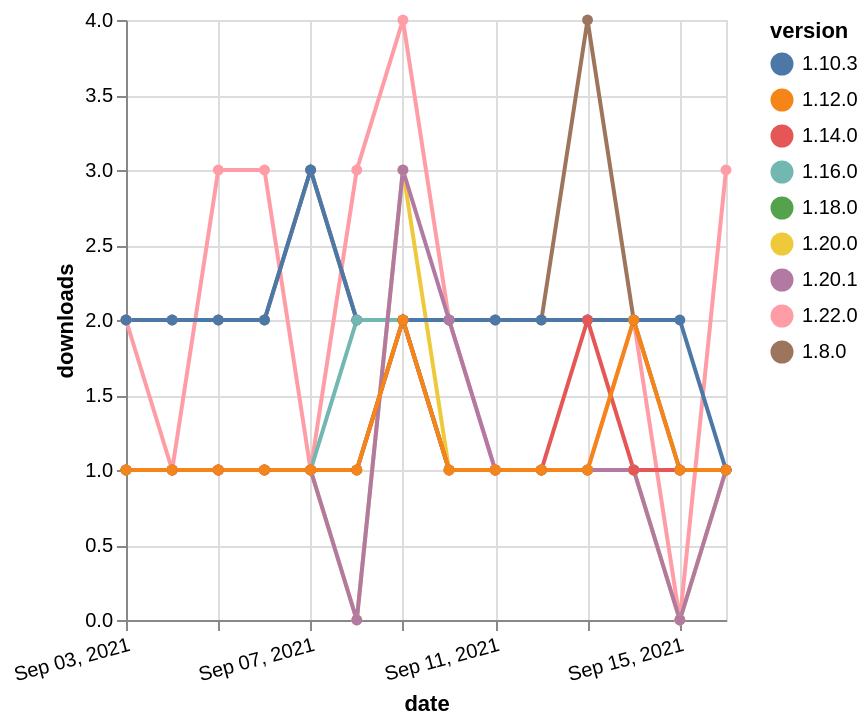

This figure's Vega-Lite source:
### Vega-Lite specification from a JSON file in a GitHub repository (floating-point values rounded to 4 significant figures)
{"$schema": "https://vega.github.io/schema/vega-lite/v5.json", "description": "A simple bar chart with embedded data.", "data": {"values": [{"date": "2021-09-03", "total": 175, "delta": 1, "version": "1.18.0"}, {"date": "2021-09-04", "total": 176, "delta": 1, "version": "1.18.0"}, {"date": "2021-09-05", "total": 177, "delta": 1, "version": "1.18.0"}, {"date": "2021-09-06", "total": 178, "delta": 1, "version": "1.18.0"}, {"date": "2021-09-07", "total": 179, "delta": 1, "version": "1.18.0"}, {"date": "2021-09-08", "total": 180, "delta": 1, "version": "1.18.0"}, {"date": "2021-09-09", "total": 182, "delta": 2, "version": "1.18.0"}, {"date": "2021-09-10", "total": 183, "delta": 1, "version": "1.18.0"}, {"date": "2021-09-11", "total": 184, "delta": 1, "version": "1.18.0"}, {"date": "2021-09-12", "total": 185, "delta": 1, "version": "1.18.0"}, {"date": "2021-09-13", "total": 186, "delta": 1, "version": "1.18.0"}, {"date": "2021-09-14", "total": 187, "delta": 1, "version": "1.18.0"}, {"date": "2021-09-15", "total": 188, "delta": 1, "version": "1.18.0"}, {"date": "2021-09-16", "total": 189, "delta": 1, "version": "1.18.0"}, {"date": "2021-09-03", "total": 138, "delta": 2, "version": "1.22.0"}, {"date": "2021-09-04", "total": 139, "delta": 1, "version": "1.22.0"}, {"date": "2021-09-05", "total": 142, "delta": 3, "version": "1.22.0"}, {"date": "2021-09-06", "total": 145, "delta": 3, "version": "1.22.0"}, {"date": "2021-09-07", "total": 146, "delta": 1, "version": "1.22.0"}, {"date": "2021-09-08", "total": 149, "delta": 3, "version": "1.22.0"}, {"date": "2021-09-09", "total": 153, "delta": 4, "version": "1.22.0"}, {"date": "2021-09-10", "total": 155, "delta": 2, "version": "1.22.0"}, {"date": "2021-09-11", "total": 156, "delta": 1, "version": "1.22.0"}, {"date": "2021-09-12", "total": 157, "delta": 1, "version": "1.22.0"}, {"date": "2021-09-13", "total": 158, "delta": 1, "version": "1.22.0"}, {"date": "2021-09-14", "total": 160, "delta": 2, "version": "1.22.0"}, {"date": "2021-09-15", "total": 160, "delta": 0, "version": "1.22.0"}, {"date": "2021-09-16", "total": 163, "delta": 3, "version": "1.22.0"}, {"date": "2021-09-03", "total": 2425, "delta": 2, "version": "1.8.0"}, {"date": "2021-09-04", "total": 2427, "delta": 2, "version": "1.8.0"}, {"date": "2021-09-05", "total": 2429, "delta": 2, "version": "1.8.0"}, {"date": "2021-09-06", "total": 2431, "delta": 2, "version": "1.8.0"}, {"date": "2021-09-07", "total": 2434, "delta": 3, "version": "1.8.0"}, {"date": "2021-09-08", "total": 2436, "delta": 2, "version": "1.8.0"}, {"date": "2021-09-09", "total": 2438, "delta": 2, "version": "1.8.0"}, {"date": "2021-09-10", "total": 2440, "delta": 2, "version": "1.8.0"}, {"date": "2021-09-11", "total": 2442, "delta": 2, "version": "1.8.0"}, {"date": "2021-09-12", "total": 2444, "delta": 2, "version": "1.8.0"}, {"date": "2021-09-13", "total": 2448, "delta": 4, "version": "1.8.0"}, {"date": "2021-09-14", "total": 2450, "delta": 2, "version": "1.8.0"}, {"date": "2021-09-15", "total": 2451, "delta": 1, "version": "1.8.0"}, {"date": "2021-09-16", "total": 2452, "delta": 1, "version": "1.8.0"}, {"date": "2021-09-03", "total": 168, "delta": 1, "version": "1.20.0"}, {"date": "2021-09-04", "total": 169, "delta": 1, "version": "1.20.0"}, {"date": "2021-09-05", "total": 170, "delta": 1, "version": "1.20.0"}, {"date": "2021-09-06", "total": 171, "delta": 1, "version": "1.20.0"}, {"date": "2021-09-07", "total": 172, "delta": 1, "version": "1.20.0"}, {"date": "2021-09-08", "total": 172, "delta": 0, "version": "1.20.0"}, {"date": "2021-09-09", "total": 175, "delta": 3, "version": "1.20.0"}, {"date": "2021-09-10", "total": 176, "delta": 1, "version": "1.20.0"}, {"date": "2021-09-11", "total": 177, "delta": 1, "version": "1.20.0"}, {"date": "2021-09-12", "total": 178, "delta": 1, "version": "1.20.0"}, {"date": "2021-09-13", "total": 179, "delta": 1, "version": "1.20.0"}, {"date": "2021-09-14", "total": 180, "delta": 1, "version": "1.20.0"}, {"date": "2021-09-15", "total": 180, "delta": 0, "version": "1.20.0"}, {"date": "2021-09-16", "total": 181, "delta": 1, "version": "1.20.0"}, {"date": "2021-09-03", "total": 2284, "delta": 2, "version": "1.10.3"}, {"date": "2021-09-04", "total": 2286, "delta": 2, "version": "1.10.3"}, {"date": "2021-09-05", "total": 2288, "delta": 2, "version": "1.10.3"}, {"date": "2021-09-06", "total": 2290, "delta": 2, "version": "1.10.3"}, {"date": "2021-09-07", "total": 2293, "delta": 3, "version": "1.10.3"}, {"date": "2021-09-08", "total": 2295, "delta": 2, "version": "1.10.3"}, {"date": "2021-09-09", "total": 2297, "delta": 2, "version": "1.10.3"}, {"date": "2021-09-10", "total": 2299, "delta": 2, "version": "1.10.3"}, {"date": "2021-09-11", "total": 2301, "delta": 2, "version": "1.10.3"}, {"date": "2021-09-12", "total": 2303, "delta": 2, "version": "1.10.3"}, {"date": "2021-09-13", "total": 2305, "delta": 2, "version": "1.10.3"}, {"date": "2021-09-14", "total": 2307, "delta": 2, "version": "1.10.3"}, {"date": "2021-09-15", "total": 2309, "delta": 2, "version": "1.10.3"}, {"date": "2021-09-16", "total": 2310, "delta": 1, "version": "1.10.3"}, {"date": "2021-09-03", "total": 194, "delta": 1, "version": "1.16.0"}, {"date": "2021-09-04", "total": 195, "delta": 1, "version": "1.16.0"}, {"date": "2021-09-05", "total": 196, "delta": 1, "version": "1.16.0"}, {"date": "2021-09-06", "total": 197, "delta": 1, "version": "1.16.0"}, {"date": "2021-09-07", "total": 198, "delta": 1, "version": "1.16.0"}, {"date": "2021-09-08", "total": 200, "delta": 2, "version": "1.16.0"}, {"date": "2021-09-09", "total": 202, "delta": 2, "version": "1.16.0"}, {"date": "2021-09-10", "total": 203, "delta": 1, "version": "1.16.0"}, {"date": "2021-09-11", "total": 204, "delta": 1, "version": "1.16.0"}, {"date": "2021-09-12", "total": 205, "delta": 1, "version": "1.16.0"}, {"date": "2021-09-13", "total": 206, "delta": 1, "version": "1.16.0"}, {"date": "2021-09-14", "total": 207, "delta": 1, "version": "1.16.0"}, {"date": "2021-09-15", "total": 208, "delta": 1, "version": "1.16.0"}, {"date": "2021-09-16", "total": 209, "delta": 1, "version": "1.16.0"}, {"date": "2021-09-03", "total": 140, "delta": 1, "version": "1.20.1"}, {"date": "2021-09-04", "total": 141, "delta": 1, "version": "1.20.1"}, {"date": "2021-09-05", "total": 142, "delta": 1, "version": "1.20.1"}, {"date": "2021-09-06", "total": 143, "delta": 1, "version": "1.20.1"}, {"date": "2021-09-07", "total": 144, "delta": 1, "version": "1.20.1"}, {"date": "2021-09-08", "total": 144, "delta": 0, "version": "1.20.1"}, {"date": "2021-09-09", "total": 147, "delta": 3, "version": "1.20.1"}, {"date": "2021-09-10", "total": 149, "delta": 2, "version": "1.20.1"}, {"date": "2021-09-11", "total": 150, "delta": 1, "version": "1.20.1"}, {"date": "2021-09-12", "total": 151, "delta": 1, "version": "1.20.1"}, {"date": "2021-09-13", "total": 152, "delta": 1, "version": "1.20.1"}, {"date": "2021-09-14", "total": 153, "delta": 1, "version": "1.20.1"}, {"date": "2021-09-15", "total": 153, "delta": 0, "version": "1.20.1"}, {"date": "2021-09-16", "total": 154, "delta": 1, "version": "1.20.1"}, {"date": "2021-09-03", "total": 221, "delta": 1, "version": "1.14.0"}, {"date": "2021-09-04", "total": 222, "delta": 1, "version": "1.14.0"}, {"date": "2021-09-05", "total": 223, "delta": 1, "version": "1.14.0"}, {"date": "2021-09-06", "total": 224, "delta": 1, "version": "1.14.0"}, {"date": "2021-09-07", "total": 225, "delta": 1, "version": "1.14.0"}, {"date": "2021-09-08", "total": 226, "delta": 1, "version": "1.14.0"}, {"date": "2021-09-09", "total": 228, "delta": 2, "version": "1.14.0"}, {"date": "2021-09-10", "total": 229, "delta": 1, "version": "1.14.0"}, {"date": "2021-09-11", "total": 230, "delta": 1, "version": "1.14.0"}, {"date": "2021-09-12", "total": 231, "delta": 1, "version": "1.14.0"}, {"date": "2021-09-13", "total": 233, "delta": 2, "version": "1.14.0"}, {"date": "2021-09-14", "total": 234, "delta": 1, "version": "1.14.0"}, {"date": "2021-09-15", "total": 235, "delta": 1, "version": "1.14.0"}, {"date": "2021-09-16", "total": 236, "delta": 1, "version": "1.14.0"}, {"date": "2021-09-03", "total": 282, "delta": 1, "version": "1.12.0"}, {"date": "2021-09-04", "total": 283, "delta": 1, "version": "1.12.0"}, {"date": "2021-09-05", "total": 284, "delta": 1, "version": "1.12.0"}, {"date": "2021-09-06", "total": 285, "delta": 1, "version": "1.12.0"}, {"date": "2021-09-07", "total": 286, "delta": 1, "version": "1.12.0"}, {"date": "2021-09-08", "total": 287, "delta": 1, "version": "1.12.0"}, {"date": "2021-09-09", "total": 289, "delta": 2, "version": "1.12.0"}, {"date": "2021-09-10", "total": 290, "delta": 1, "version": "1.12.0"}, {"date": "2021-09-11", "total": 291, "delta": 1, "version": "1.12.0"}, {"date": "2021-09-12", "total": 292, "delta": 1, "version": "1.12.0"}, {"date": "2021-09-13", "total": 293, "delta": 1, "version": "1.12.0"}, {"date": "2021-09-14", "total": 295, "delta": 2, "version": "1.12.0"}, {"date": "2021-09-15", "total": 296, "delta": 1, "version": "1.12.0"}, {"date": "2021-09-16", "total": 297, "delta": 1, "version": "1.12.0"}]}, "width": "container", "mark": {"type": "line", "point": {"filled": true}}, "encoding": {"x": {"field": "date", "type": "temporal", "timeUnit": "yearmonthdate", "title": "date", "axis": {"labelAngle": -15}}, "y": {"field": "delta", "type": "quantitative", "title": "downloads"}, "color": {"field": "version", "type": "nominal"}, "tooltip": {"field": "delta"}}}
